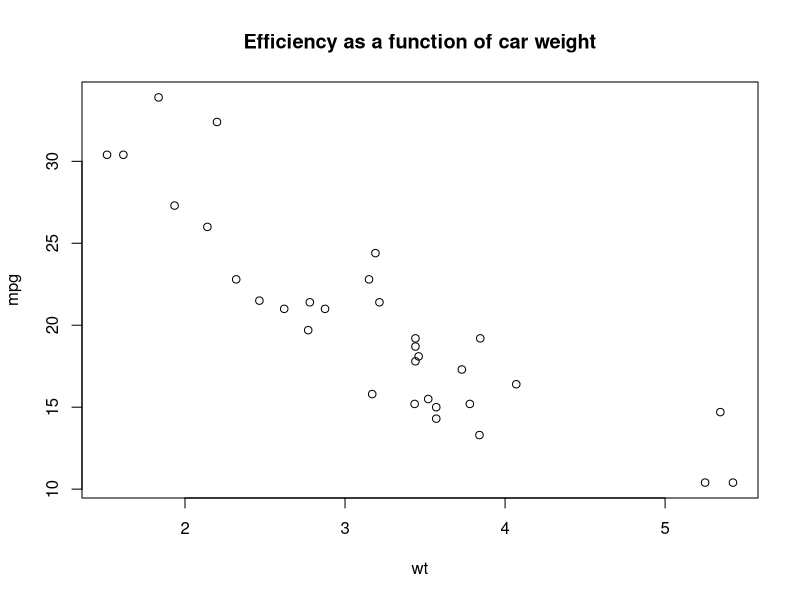
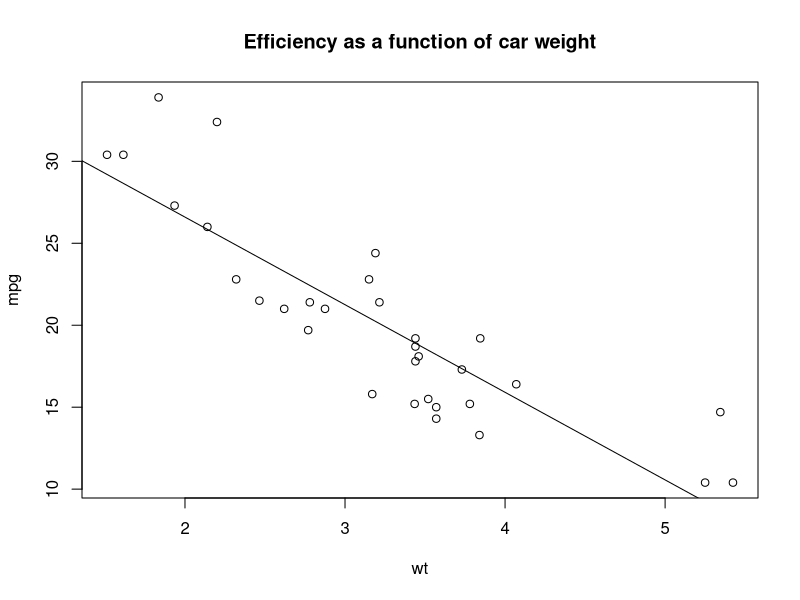
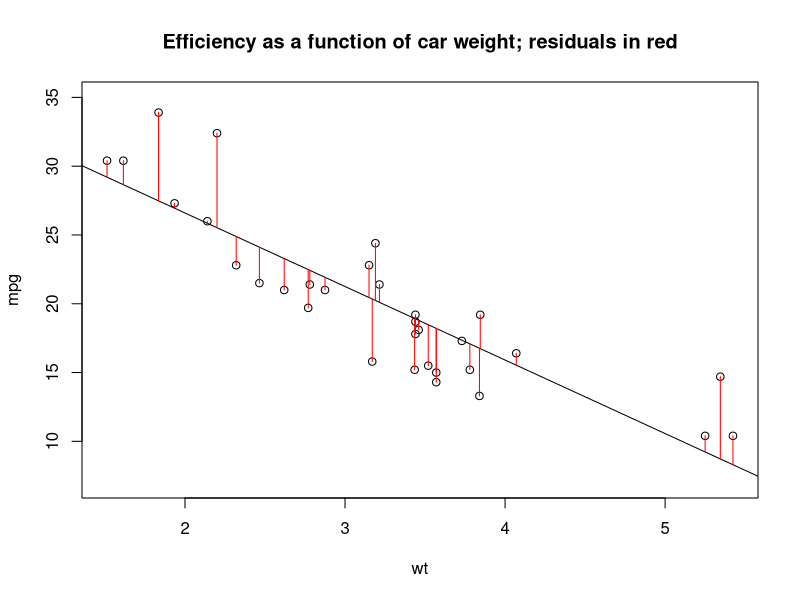
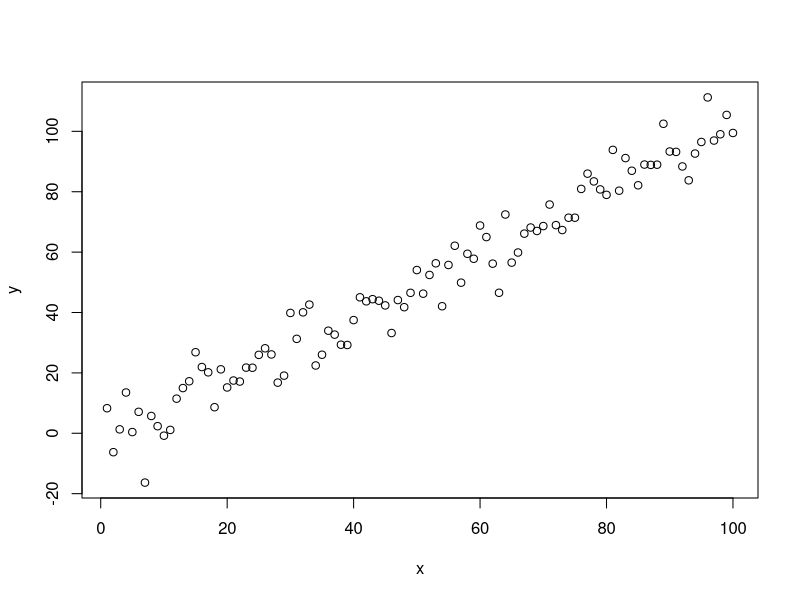
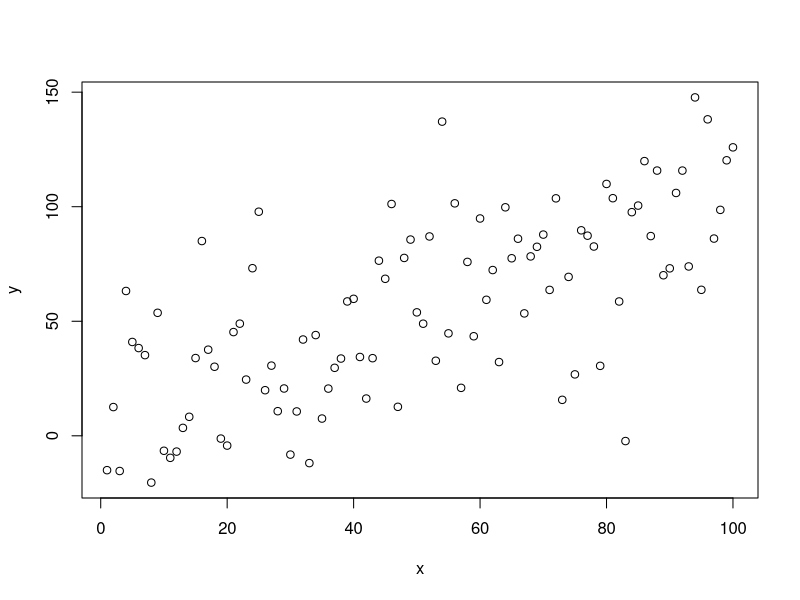
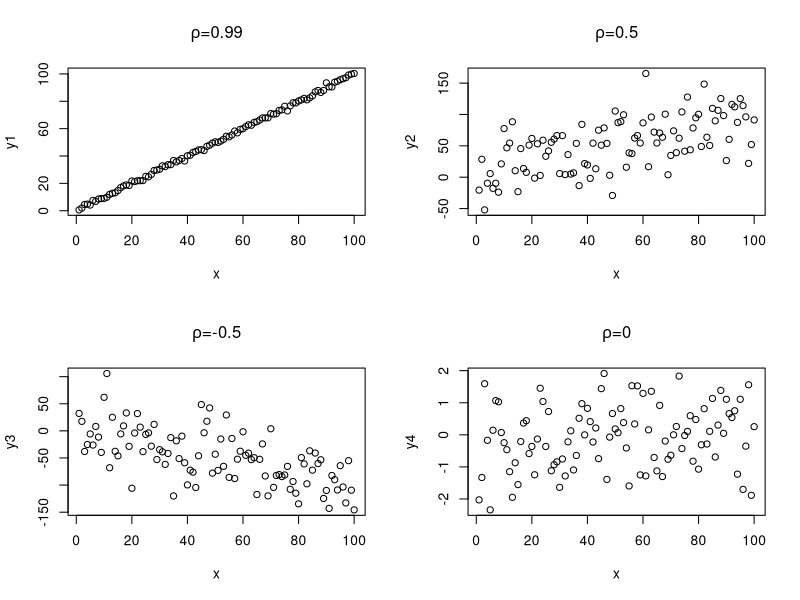

Recreate these plots in R, in order.
## ---- chunk 1
head(mtcars)
## ---- chunk 2
plot(mpg~wt,data=mtcars,main="Efficiency as a function of car weight")
## ---- chunk 3
lm(mpg~wt,data=mtcars)
## ---- chunk 4
plot(mpg~wt,data=mtcars,main="Efficiency as a function of car weight")
abline(lm(mpg~wt,data=mtcars))
## ---- chunk 5
plot(mpg~wt,data=mtcars,main="Efficiency as a function of car weight; residuals in red",ylim=c(7,35))
fit <- lm(mpg~wt,data=mtcars)
abline(fit)
for(i in seq_len(nrow(mtcars))){
    segments(x0=mtcars$wt[i],y0=fitted.values(fit)[i],y1=mtcars$mpg[i],col="red")
}
## ---- chunk 6
x <- 1:100
plot(x,x+rnorm(100)*7,ylab="y")
plot(x,x+rnorm(100)*30,ylab="y")
## ---- chunk 7
x <- 1:100
y1 <- +x+rnorm(100)
y2 <- +x+rnorm(100)*37
y3 <- -x+rnorm(100)*37
y4 <- rnorm(100)
par(mfrow=c(2,2))
plot(x,y1,main=expression(paste(rho,"=0.99")))
plot(x,y2,main=expression(paste(rho, "=0.5")))
plot(x,y3,main=expression(paste(rho,"=-0.5")))
plot(x,y4,main=expression(paste(rho,   "=0")))
